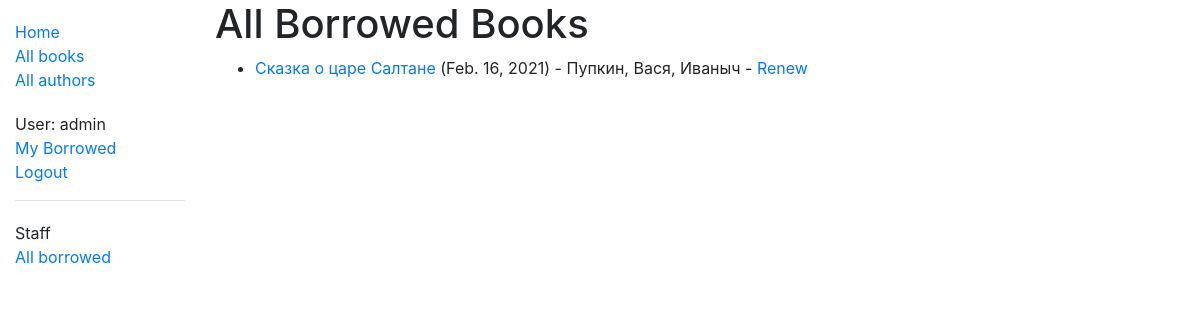
Page /catalog/borrowed/ (signed in) on the committed database.
### catalog/models.py (models this page shows, shortened)
class BookInstance(models.Model):
    id = models.UUIDField(primary_key=True, default=uuid.uuid4,
                          help_text="Unique ID for this particular book across whole library")
    book = models.ForeignKey('Book', on_delete=models.SET_NULL, null=True, verbose_name='Книга')
    imprint = models.CharField(max_length=200)
    due_back = models.DateField(null=True, blank=True)
    borrower = models.ForeignKey('Borrower', on_delete=models.SET_NULL, null=True, blank=True, verbose_name="Читатель")
    @property
    def is_overdue(self):
        if self.due_back and date.today() > self.due_back:
            return True
        return False
    LOAN_STATUS = (
        ('d', 'На оформлении'),
        ('o', 'На руках'),
        ('a', 'Доступна'),
        ('r', 'Зарезервированна'),
    )
    status = models.CharField(
        max_length=1,
        choices=LOAN_STATUS,
        blank=True,
        default='d',
        help_text='Book availability')
    class Meta:
        ordering = ['due_back']
        permissions = (("can_mark_returned", "Set book as returned"),)

class Book(models.Model):
    title = models.CharField(max_length=200, verbose_name="Название")
    author = models.ForeignKey('Author', on_delete=models.SET_NULL, null=True)
    summary = models.TextField(max_length=1000, help_text="Краткое описание книги.", verbose_name="Описание")
    isbn = models.CharField('ISBN', max_length=13,
                            help_text='13 Character <a href="https://www.isbn-international.org/content/what-isbn'
                                      '">ISBN number</a>')
    genre = models.ManyToManyField(Genre, help_text="Выбирете жанр", verbose_name="Жанр")
    language = models.ForeignKey('Language', on_delete=models.SET_NULL, null=True)
    def display_genre(self):
        """Creates a string for the Genre. This is required to display genre in Admin."""
        return ', '.join([genre.name for genre in self.genre.all()[:3]])
    display_genre.short_description = 'Genre'

class Borrower(models.Model):
    id = models.UUIDField(primary_key=True, default=uuid.uuid4,
                          help_text="Unique ID for a borrower")
    first_name = models.CharField(max_length=100, verbose_name="Фамилия")
    last_name = models.CharField(max_length=100, verbose_name="Имя")
    patronomic_name = models.CharField(max_length=100, null=True, verbose_name="Отчество")
    date_of_birth = models.DateField(null=True, blank=True, verbose_name="Дата рождения")
    phone = PhoneNumberField(null=True, blank=True, unique=False, verbose_name="Телефон")
    email = models.EmailField(null=True, blank=True, verbose_name="Эл. почта")
    class Meta:
        ordering = ['last_name', 'first_name', 'patronomic_name']
    def __str__(self):
        return '{0}, {1}, {2}'.format(self.last_name, self.first_name, self.patronomic_name)

### catalog/views.py (the view)
# urls.py: path(r'borrowed/', views.LoanedBooksAllListView.as_view(), name='all-borrowed'),  # Added for challenge
class LoanedBooksAllListView(PermissionRequiredMixin, generic.ListView):
    model = BookInstance
    permission_required = 'catalog.can_mark_returned'
    template_name = 'catalog/bookinstance_list_borrowed_all.html'
    paginate_by = 10
    def get_queryset(self):
        return BookInstance.objects.filter(status__exact='o').order_by('due_back')

### catalog/templates/catalog/bookinstance_list_borrowed_all.html
{% extends "base_generic.html" %}
{% block content %}
    <h1>All Borrowed Books</h1>
    {% if bookinstance_list %}
    <ul>
      {% for bookinst in bookinstance_list %}
      <li class="{% if bookinst.is_overdue %}text-danger{% endif %}">
        <a href="{% url 'book-detail' bookinst.book.pk %}">{{bookinst.book.title}}</a> ({{ bookinst.due_back }}) {% if user.is_staff %}- {{ bookinst.borrower }}{% endif %} {% if perms.catalog.can_mark_returned %}- <a href="{% url 'renew-book-librarian' bookinst.id %}">Renew</a>  {% endif %}
      </li>
      {% endfor %}
    </ul>
    {% else %}
      <p>There are no books borrowed.</p>
    {% endif %}
{% endblock %}

### catalog/templates/base_generic.html (shortened to what this page needs)
<!DOCTYPE html>
<html lang="en">
<head>
  <link rel="stylesheet" href="https://stackpath.bootstrapcdn.com/bootstrap/4.1.3/css/bootstrap.min.css">
  {% load static %}
  <link rel="stylesheet" href="{% static 'css/styles.css' %}">
</head>
<body>
<div class="container-fluid">
<div class="row">
  <div class="col-sm-2">
  {% block sidebar %}
  <ul class="sidebar-nav">
    <li><a href="{% url 'index' %}">Home</a></li>
    <li><a href="{% url 'books' %}">All books</a></li>
    <li><a href="{% url 'authors' %}">All authors</a></li>
  </ul>
  <ul class="sidebar-nav">
   {% if user.is_authenticated %}
     <li>User: {{ user.get_username }}</li>
     <li><a href="{% url 'my-borrowed' %}">My Borrowed</a></li>
     <li><a href="{% url 'logout'%}?next={{request.path}}">Logout</a></li>
   {% else %}
     <li><a href="{% url 'login'%}?next={{request.path}}">Login</a></li>
   {% endif %}
  </ul>
   {% if user.is_staff %}
   <hr />
   <ul class="sidebar-nav">
   <li>Staff</li>
   {% if perms.catalog.can_mark_returned %}
   <li><a href="{% url 'all-borrowed' %}">All borrowed</a></li>
   {% endif %}
   </ul>
    {% endif %}
{% endblock %}
  </div>
  <div class="col-sm-10 ">
  {% block content %}{% endblock %}
  </div>
</div>
</div>
</body>
</html>

### catalog/static/css/styles.css (style rules this page uses)
.sidebar-nav { margin-top: 20px; padding: 0; list-style: none; }

### rows in the picture
BookInstance: book "Сказка о царе Салтане", due_back "Feb. 16, 2021", borrower "Пупкин, Вася, Иваныч"

### other values in the picture
{{ user.get_username }} "admin"
